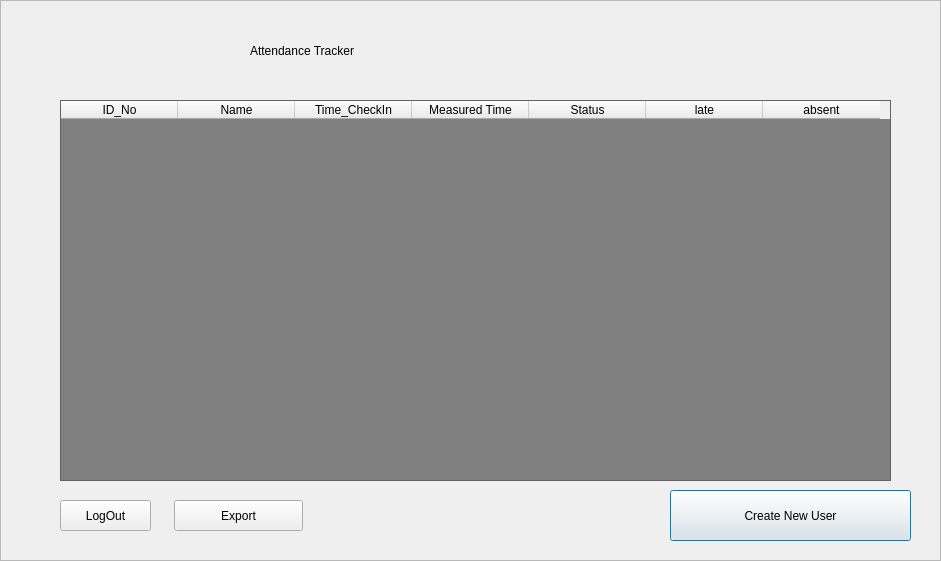
<?xml version="1.0" encoding="UTF-8"?>
<ui version="4.0">
 <class>Dialog</class>
 <widget class="QDialog" name="Dialog">
  <property name="geometry">
   <rect>
    <x>0</x>
    <y>0</y>
    <width>941</width>
    <height>561</height>
   </rect>
  </property>
  <property name="windowTitle">
   <string>Attendance Tracker</string>
  </property>
  <property name="autoFillBackground">
   <bool>false</bool>
  </property>
  <property name="styleSheet">
   <string notr="true"/>
  </property>
  <widget class="QLabel" name="label">
   <property name="geometry">
    <rect>
     <x>250</x>
     <y>30</y>
     <width>461</width>
     <height>41</height>
    </rect>
   </property>
   <property name="styleSheet">
    <string notr="true">font: 75 25pt &quot;Arial&quot;;</string>
   </property>
   <property name="text">
    <string>Attendance Tracker</string>
   </property>
  </widget>
  <widget class="QTableWidget" name="tableWidget">
   <property name="geometry">
    <rect>
     <x>60</x>
     <y>100</y>
     <width>831</width>
     <height>381</height>
    </rect>
   </property>
   <property name="maximumSize">
    <size>
     <width>16777215</width>
     <height>16777215</height>
    </size>
   </property>
   <property name="autoFillBackground">
    <bool>true</bool>
   </property>
   <property name="styleSheet">
    <string notr="true">QTableWidget{
color : white;
Foreground-color : white;
background-color: grey;
alternate-background-color: rgb(0, 100, 0);
}

QTableWidget::Item{
font-color : white;
color: white;
}

QTableWidget::Item::selected{
background-color: rgb(0, , 255);
}</string>
   </property>
   <property name="frameShape">
    <enum>QFrame::StyledPanel</enum>
   </property>
   <property name="lineWidth">
    <number>1</number>
   </property>
   <property name="midLineWidth">
    <number>1</number>
   </property>
   <property name="editTriggers">
    <set>QAbstractItemView::NoEditTriggers</set>
   </property>
   <property name="alternatingRowColors">
    <bool>true</bool>
   </property>
   <property name="selectionBehavior">
    <enum>QAbstractItemView::SelectRows</enum>
   </property>
   <property name="showGrid">
    <bool>true</bool>
   </property>
   <attribute name="horizontalHeaderMinimumSectionSize">
    <number>39</number>
   </attribute>
   <attribute name="horizontalHeaderDefaultSectionSize">
    <number>117</number>
   </attribute>
   <column>
    <property name="text">
     <string>ID_No</string>
    </property>
   </column>
   <column>
    <property name="text">
     <string>Name</string>
    </property>
   </column>
   <column>
    <property name="text">
     <string>Time_CheckIn</string>
    </property>
   </column>
   <column>
    <property name="text">
     <string>Measured Time</string>
    </property>
   </column>
   <column>
    <property name="text">
     <string>Status</string>
    </property>
   </column>
   <column>
    <property name="text">
     <string>late</string>
    </property>
   </column>
   <column>
    <property name="text">
     <string>absent</string>
    </property>
   </column>
  </widget>
  <widget class="QPushButton" name="createbutton">
   <property name="geometry">
    <rect>
     <x>670</x>
     <y>490</y>
     <width>241</width>
     <height>51</height>
    </rect>
   </property>
   <property name="styleSheet">
    <string notr="true">font: 75 12pt &quot;Rockwell&quot;;</string>
   </property>
   <property name="text">
    <string>Create New User</string>
   </property>
  </widget>
  <widget class="QLabel" name="label_2">
   <property name="geometry">
    <rect>
     <x>0</x>
     <y>0</y>
     <width>941</width>
     <height>561</height>
    </rect>
   </property>
   <property name="frameShape">
    <enum>QFrame::StyledPanel</enum>
   </property>
   <property name="frameShadow">
    <enum>QFrame::Sunken</enum>
   </property>
   <property name="text">
    <string/>
   </property>
   <property name="pixmap">
    <pixmap>bg.jpg</pixmap>
   </property>
  </widget>
  <widget class="QPushButton" name="pushButton_logout">
   <property name="geometry">
    <rect>
     <x>60</x>
     <y>500</y>
     <width>91</width>
     <height>31</height>
    </rect>
   </property>
   <property name="styleSheet">
    <string notr="true">font: 75 12pt &quot;Rockwell&quot;;</string>
   </property>
   <property name="text">
    <string>LogOut</string>
   </property>
  </widget>
  <widget class="QPushButton" name="export_button">
   <property name="geometry">
    <rect>
     <x>174</x>
     <y>500</y>
     <width>129</width>
     <height>31</height>
    </rect>
   </property>
   <property name="maximumSize">
    <size>
     <width>141</width>
     <height>31</height>
    </size>
   </property>
   <property name="styleSheet">
    <string notr="true">font: 75 12pt &quot;Rockwell&quot;;</string>
   </property>
   <property name="text">
    <string>Export</string>
   </property>
  </widget>
  <zorder>label_2</zorder>
  <zorder>label</zorder>
  <zorder>tableWidget</zorder>
  <zorder>createbutton</zorder>
  <zorder>pushButton_logout</zorder>
  <zorder>export_button</zorder>
 </widget>
 <resources>
  <include location="source.qrc"/>
 </resources>
 <connections/>
</ui>
